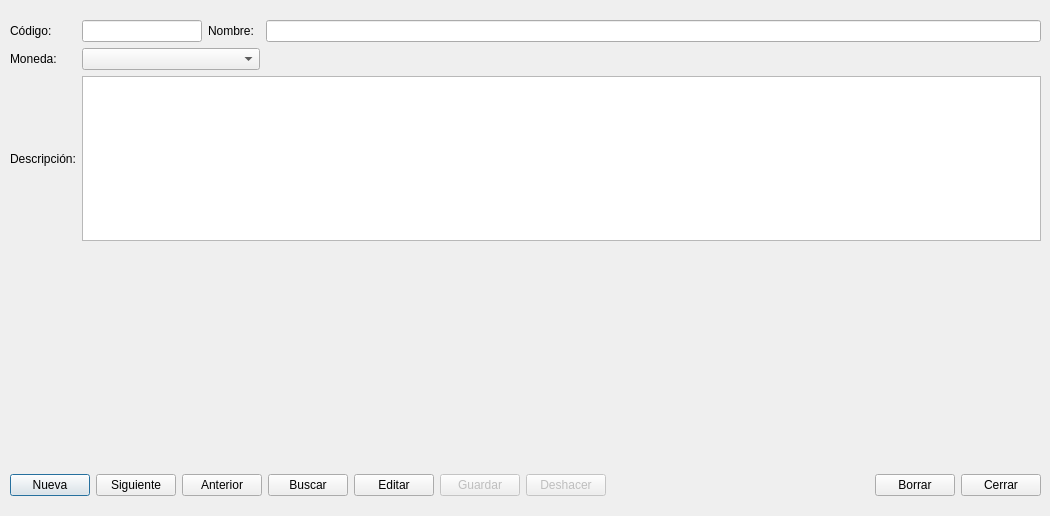
<?xml version="1.0" encoding="UTF-8"?>
<ui version="4.0">
 <class>Dialog</class>
 <widget class="QDialog" name="Dialog">
  <property name="geometry">
   <rect>
    <x>0</x>
    <y>0</y>
    <width>1050</width>
    <height>516</height>
   </rect>
  </property>
  <property name="windowTitle">
   <string>Gestión de tarifas base</string>
  </property>
  <widget class="QStackedWidget" name="stackedWidget">
   <property name="geometry">
    <rect>
     <x>10</x>
     <y>20</y>
     <width>1041</width>
     <height>491</height>
    </rect>
   </property>
   <property name="currentIndex">
    <number>0</number>
   </property>
   <widget class="QWidget" name="page">
    <widget class="QWidget" name="gridLayoutWidget">
     <property name="geometry">
      <rect>
       <x>0</x>
       <y>0</y>
       <width>1031</width>
       <height>221</height>
      </rect>
     </property>
     <layout class="QGridLayout" name="gridLayout">
      <item row="2" column="0">
       <widget class="QLabel" name="label_4">
        <property name="text">
         <string>Descripción:</string>
        </property>
       </widget>
      </item>
      <item row="0" column="1">
       <widget class="QLineEdit" name="lineEdit">
        <property name="maximumSize">
         <size>
          <width>120</width>
          <height>16777215</height>
         </size>
        </property>
       </widget>
      </item>
      <item row="0" column="2">
       <widget class="QLabel" name="label_2">
        <property name="text">
         <string>Nombre:</string>
        </property>
       </widget>
      </item>
      <item row="1" column="0">
       <widget class="QLabel" name="label_3">
        <property name="text">
         <string>Moneda:</string>
        </property>
       </widget>
      </item>
      <item row="2" column="1" colspan="4">
       <widget class="QPlainTextEdit" name="plainTextEdit"/>
      </item>
      <item row="0" column="0">
       <widget class="QLabel" name="label">
        <property name="text">
         <string>Código:</string>
        </property>
       </widget>
      </item>
      <item row="0" column="4">
       <widget class="QLineEdit" name="lineEdit_2"/>
      </item>
      <item row="1" column="1" colspan="3">
       <widget class="QComboBox" name="comboBox"/>
      </item>
     </layout>
    </widget>
    <widget class="QWidget" name="horizontalLayoutWidget">
     <property name="geometry">
      <rect>
       <x>0</x>
       <y>440</y>
       <width>1031</width>
       <height>51</height>
      </rect>
     </property>
     <layout class="QHBoxLayout" name="horizontalLayout">
      <item>
       <widget class="QPushButton" name="btnAnadir">
        <property name="text">
         <string>Nueva</string>
        </property>
        <property name="icon">
         <iconset resource="../designer.qrc">
          <normaloff>:/PNG/resources/icons/png/Add.png</normaloff>:/PNG/resources/icons/png/Add.png</iconset>
        </property>
       </widget>
      </item>
      <item>
       <widget class="QPushButton" name="btnSiguente">
        <property name="text">
         <string>Siguiente</string>
        </property>
        <property name="icon">
         <iconset resource="../designer.qrc">
          <normaloff>:/PNG/resources/icons/png/Next.png</normaloff>:/PNG/resources/icons/png/Next.png</iconset>
        </property>
       </widget>
      </item>
      <item>
       <widget class="QPushButton" name="btnAnterior">
        <property name="text">
         <string>Anterior</string>
        </property>
        <property name="icon">
         <iconset resource="../designer.qrc">
          <normaloff>:/PNG/resources/icons/png/Previous.png</normaloff>:/PNG/resources/icons/png/Previous.png</iconset>
        </property>
       </widget>
      </item>
      <item>
       <widget class="QPushButton" name="btnBuscar">
        <property name="text">
         <string>Buscar</string>
        </property>
        <property name="icon">
         <iconset resource="../designer.qrc">
          <normaloff>:/PNG/resources/icons/png/search.png</normaloff>:/PNG/resources/icons/png/search.png</iconset>
        </property>
       </widget>
      </item>
      <item>
       <widget class="QPushButton" name="btnEditar">
        <property name="text">
         <string>Editar</string>
        </property>
        <property name="icon">
         <iconset resource="../designer.qrc">
          <normaloff>:/PNG/resources/icons/png/Edit.png</normaloff>:/PNG/resources/icons/png/Edit.png</iconset>
        </property>
       </widget>
      </item>
      <item>
       <widget class="QPushButton" name="btnGuardar">
        <property name="enabled">
         <bool>false</bool>
        </property>
        <property name="text">
         <string>Guardar</string>
        </property>
        <property name="icon">
         <iconset resource="../designer.qrc">
          <normaloff>:/PNG/resources/icons/png/Save.png</normaloff>:/PNG/resources/icons/png/Save.png</iconset>
        </property>
       </widget>
      </item>
      <item>
       <widget class="QPushButton" name="btnDeshacer">
        <property name="enabled">
         <bool>false</bool>
        </property>
        <property name="text">
         <string>Deshacer</string>
        </property>
        <property name="icon">
         <iconset resource="../designer.qrc">
          <normaloff>:/PNG/resources/icons/png/undo.png</normaloff>:/PNG/resources/icons/png/undo.png</iconset>
        </property>
       </widget>
      </item>
      <item>
       <spacer name="horizontalSpacer">
        <property name="orientation">
         <enum>Qt::Orientation::Horizontal</enum>
        </property>
        <property name="sizeHint" stdset="0">
         <size>
          <width>40</width>
          <height>20</height>
         </size>
        </property>
       </spacer>
      </item>
      <item>
       <widget class="QPushButton" name="btnBorrar">
        <property name="text">
         <string>Borrar</string>
        </property>
        <property name="icon">
         <iconset resource="../designer.qrc">
          <normaloff>:/PNG/resources/icons/png/delete.png</normaloff>:/PNG/resources/icons/png/delete.png</iconset>
        </property>
       </widget>
      </item>
      <item>
       <widget class="QPushButton" name="pushButton">
        <property name="text">
         <string>Cerrar</string>
        </property>
        <property name="icon">
         <iconset resource="../designer.qrc">
          <normaloff>:/PNG/resources/icons/png/close.png</normaloff>:/PNG/resources/icons/png/close.png</iconset>
        </property>
       </widget>
      </item>
     </layout>
    </widget>
   </widget>
   <widget class="QWidget" name="page_2">
    <widget class="QTableWidget" name="tableWidget">
     <property name="geometry">
      <rect>
       <x>0</x>
       <y>0</y>
       <width>1031</width>
       <height>491</height>
      </rect>
     </property>
    </widget>
   </widget>
  </widget>
 </widget>
 <resources>
  <include location="../designer.qrc"/>
 </resources>
 <connections/>
</ui>
